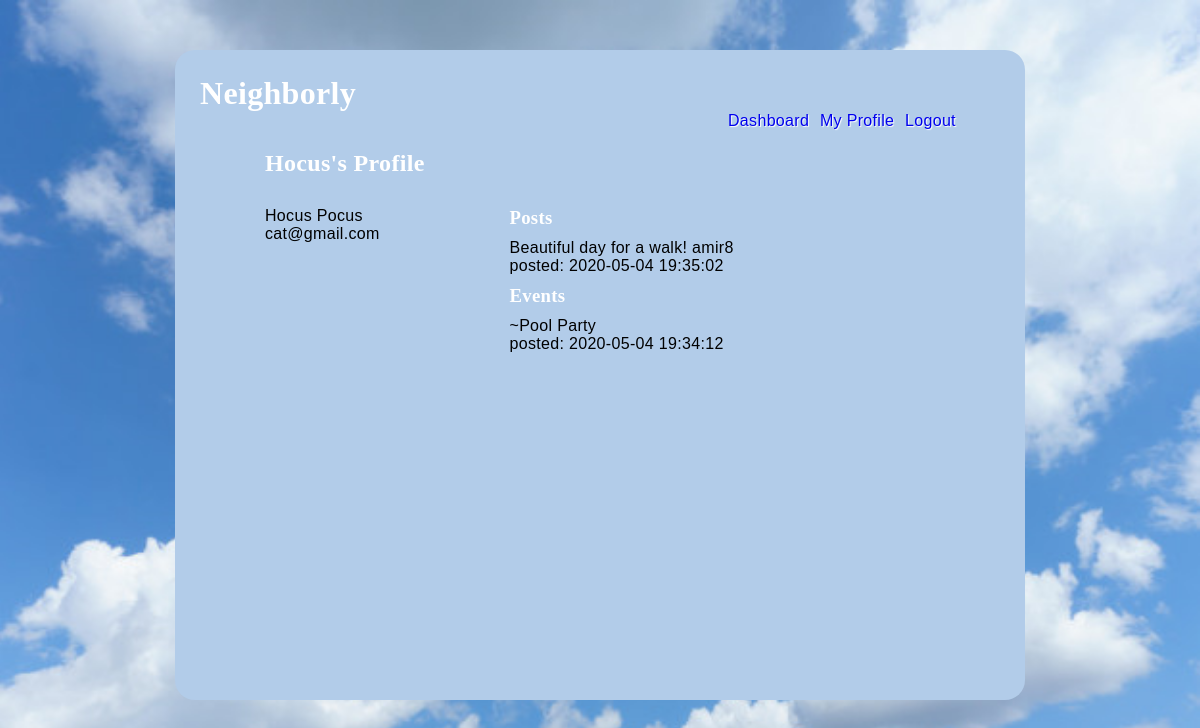
The page /neighbors/profile/3 (signed in) on the database as committed earlier.
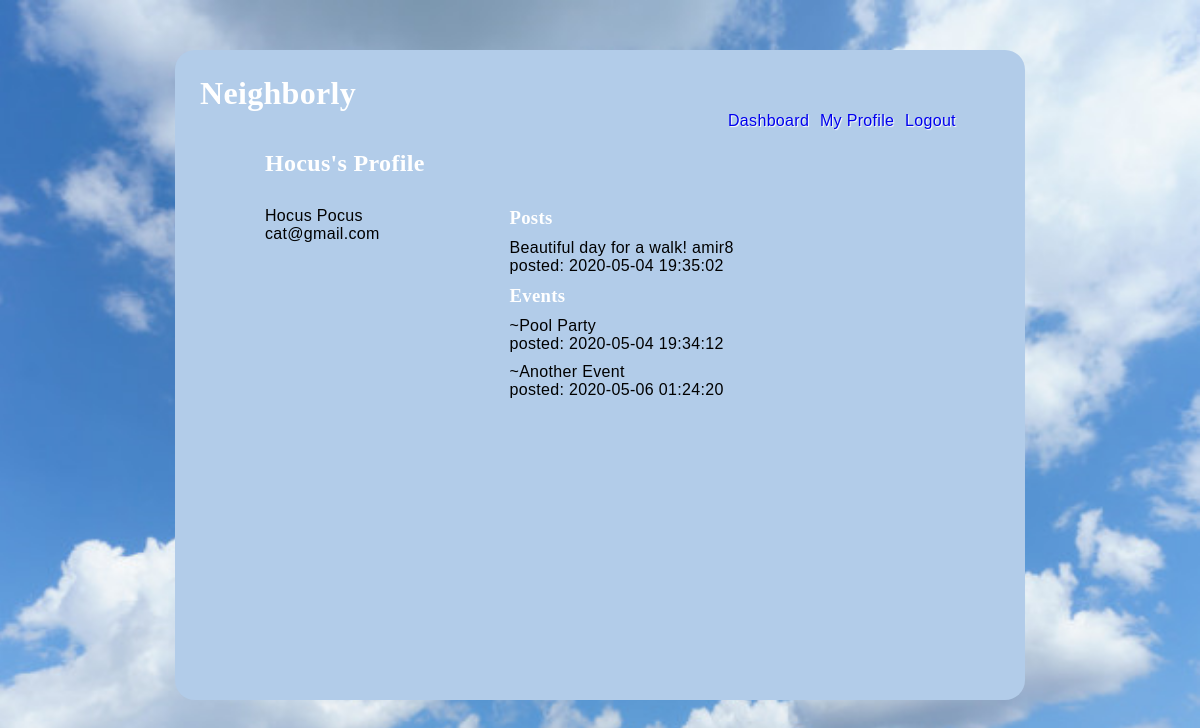
The same page on the database as committed later.
### models.py (models this page shows, shortened)
class User(db.Model):
    __tablename__ = "users"
    id = db.Column(db.Integer, primary_key=True)
    first_name = db.Column(db.String(45))
    last_name = db.Column(db.String(45))
    email = db.Column(db.String(255))
    address_id = db.Column(db.Integer, db.ForeignKey('addresses.id', ondelete='cascade'))
    address = db.relationship('Address', foreign_keys=[address_id])
    password_hash=db.Column(db.String(255))
    profile_pic = db.Column(db.Text)
    likes_sent = db.relationship('Post', secondary=likes_table, passive_deletes=True)
    all_post = db.relationship('Post', back_populates="user", cascade="all, delete, delete-orphan")
    all_event = db.relationship('Event', back_populates="user", cascade="all, delete, delete-orphan")
    post_comments = db.relationship('Post_comment', back_populates="user", cascade="all, delete, delete-orphan")
    event_comments = db.relationship('Event_comment', back_populates="user", cascade="all, delete, delete-orphan")
    created_at = db.Column(db.DateTime, server_default = func.now())
    updated_at = db.Column(db.DateTime, server_default = func.now(), onupdate = func.now())

class Post(db.Model):
    __tablename__ = "posts"
    id = db.Column(db.Integer, primary_key=True)
    message = db.Column(db.String(255))
    user_id = db.Column(db.Integer, db.ForeignKey('users.id', ondelete='cascade'))
    user = db.relationship('User', foreign_keys=[user_id])
    likes_rec = db.relationship('User', secondary=likes_table, passive_deletes=True)
    all_comment = db.relationship('Post_comment', back_populates="post", cascade="all, delete, delete-orphan")
    created_at = db.Column(db.DateTime, server_default = func.now())
    updated_at = db.Column(db.DateTime, server_default = func.now(), onupdate = func.now())

class Event(db.Model):
    __tablename__ = "events"
    id = db.Column(db.Integer, primary_key=True)
    title = db.Column(db.String(100))
    description = db.Column(db.String(255))
    date = db.Column(db.String(45))
    time = db.Column(db.String(45))
    user_id = db.Column(db.Integer, db.ForeignKey('users.id', ondelete='cascade'))
    user = db.relationship('User', foreign_keys=[user_id])
    location_id = db.Column(db.Integer, db.ForeignKey('event_locations.id', ondelete='cascade'))
    location = db.relationship('Event_location', foreign_keys=[location_id])
    all_comment = db.relationship('Event_comment', back_populates="event", cascade="all, delete, delete-orphan")
    created_at = db.Column(db.DateTime, server_default = func.now())
    updated_at = db.Column(db.DateTime, server_default = func.now(), onupdate = func.now())

### controller.py (the view)
def neighbors_profile(user_id):
    if 'user_id' not in session:
        return redirect("/")
    user = User.query.filter_by(id = int(user_id)).all()
    post_history = Post.query.filter_by(user_id = int(user_id))
    event_history = Event.query.filter_by(user_id = int(user_id))
    return render_template("neighbors_profile.html", all_users = user, all_posts = post_history, all_events = event_history)

### templates/neighbors_profile.html (shortened to what this page needs)
<!DOCTYPE html>
<html lang="en">
<head>
    <link rel="stylesheet" type="text/css" href="{{ url_for('static', filename='style1.css') }}">
</head>
<body>
    <div class="container">
        <h1>Neighborly</h1>
        <div class="navigation">
            <a href="/dashboard">Dashboard</a>
            <a href="/my_profile">My Profile</a>
            <a href="/logout">Logout</a>
        </div>
        <div class="user_info">
            {% for user in all_users %}
                <h2>{{user.first_name}}'s Profile</h2>
                <ul>
                    <li>{{user.first_name}} {{user.last_name}}
                        <p>{{user.email}}</p>
                    </li>
                </ul>
            {% endfor %}
        </div>
        <div class="user_info">
            <ul>
                <li><h3>Posts</h3></li>
                {% for history in all_posts %}
                    <li>{{history.message}}
                        <p>posted: {{history.created_at}} </p>
                    </li>
                {% endfor %}
                <li><h3>Events</h3></li>
                {% for history in all_events %}
                    <li>~{{history.title}}
                        <p>posted: {{history.created_at}}</p>
                    </li>
                {% endfor %}
            </ul>
        </div>
    </div>
</body>
</html>

Rows that differ between the two databases and show on the page:
added Event: title "Another Event", created_at "2020-05-06 01:24:20"
